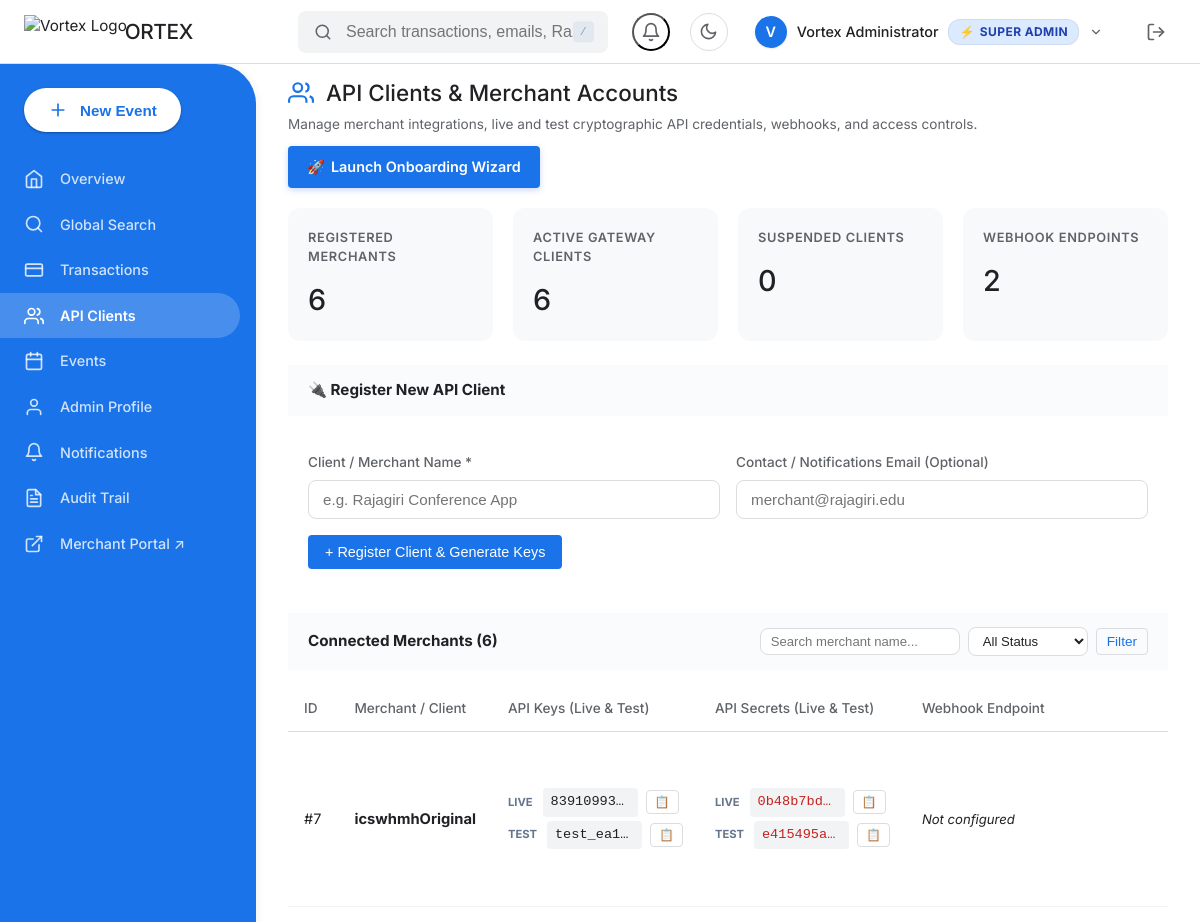
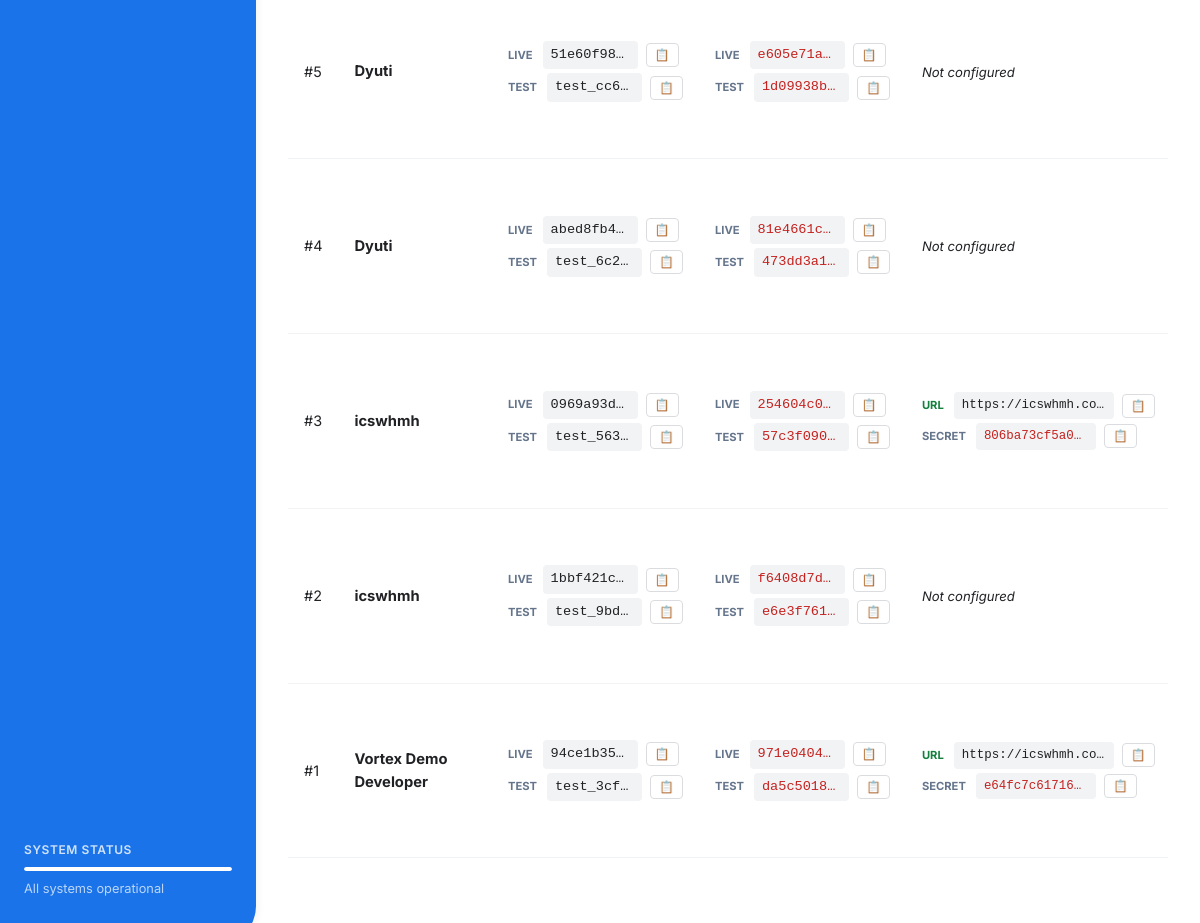
Page /vortex/admin/api_clients/index.php (signed in) on the committed database (2 pictures, top to bottom).
### tables this page shows
CREATE TABLE IF NOT EXISTS `api_clients` (
  `id` INT(11) NOT NULL AUTO_INCREMENT,
  `client_name` VARCHAR(150) NOT NULL,
  `email` VARCHAR(255) NULL,
  `phone` VARCHAR(30) NULL,
  `password_hash` VARCHAR(255) NULL,
  `api_key` VARCHAR(64) NOT NULL UNIQUE,
  `api_secret` VARCHAR(64) NOT NULL UNIQUE,
  `test_api_key` VARCHAR(64) UNIQUE NULL,
  `test_api_secret` VARCHAR(64) NULL,
  `webhook_url` VARCHAR(255) NULL,
  `webhook_secret` VARCHAR(64) NULL,
  `is_active` TINYINT(1) DEFAULT 1,
  `notify_email_payment` TINYINT(1) DEFAULT 1,
  `notify_email_refund` TINYINT(1) DEFAULT 1,
  `notify_email_dispute` TINYINT(1) DEFAULT 1,
  `notify_sms_payment` TINYINT(1) DEFAULT 0,
  `notify_sms_refund` TINYINT(1) DEFAULT 1,
  `notify_sms_dispute` TINYINT(1) DEFAULT 1,
  `created_at` TIMESTAMP DEFAULT CURRENT_TIMESTAMP,
  PRIMARY KEY (`id`)
);

### vortex/admin/api_clients/index.php (the view, shortened to what the rows shown need)
<?php
require_once __DIR__ . '/../../classes/Database.php';
require_once __DIR__ . '/../../classes/ApiClient.php';
require_once __DIR__ . '/../../classes/RBAC.php';
require_once __DIR__ . '/../../classes/Logger.php';
$apiClientModel = new ApiClient();
$allClients = $apiClientModel->getAllClients(200) ?: [];
$searchQ = trim($_GET['q'] ?? '');
$statusFilter = trim($_GET['status'] ?? 'ALL');
$filteredClients = array_filter($allClients, function($c) use ($searchQ, $statusFilter) {
    if ($statusFilter === 'ACTIVE' && (int)$c['is_active'] !== 1) return false;
    if ($statusFilter === 'DISABLED' && (int)$c['is_active'] === 1) return false;
    if ($searchQ !== '') {
        $haystack = strtolower(($c['client_name'] ?? '') . ' ' . ($c['api_key'] ?? '') . ' ' . ($c['email'] ?? ''));
        if (!str_contains($haystack, strtolower($searchQ))) return false;
    }
    return true;
});
require_once __DIR__ . '/../includes/header.php';
?>
<div class="section-card">
    <div class="section-body" style="padding: 0;">
        <div class="table-responsive">
            <table class="admin-table">
                <thead>
                    <tr>
                        <th>ID</th>
                        <th>Merchant / Client</th>
                        <th>API Keys (Live &amp; Test)</th>
                        <th>API Secrets (Live &amp; Test)</th>
                        <th>Webhook Endpoint</th>
                    </tr>
                </thead>
                <tbody>
                    <?php if (empty($filteredClients)): ?>
                        <tr><td colspan="7" style="text-align: center; padding: 28px; color: var(--text-gray);">No clients matching criteria found.</td></tr>
                    <?php else: ?>
                        <?php foreach ($filteredClients as $client): ?>
                            <tr>
                                <td>#<?= (int)$client['id'] ?></td>
                                <td>
                                    <div style="font-weight: 700; color: var(--text-dark); font-size: 0.92rem;">
                                        <?= htmlspecialchars($client['client_name']) ?>
                                    </div>
                                </td>
                                <td>
                                    <div class="copy-wrapper" title="<?= htmlspecialchars($client['api_key']) ?>">
                                        <span style="font-size: 0.7rem; color: #64748b; font-weight: 700; margin-right: 2px;">LIVE</span>
                                        <span class="font-mono" style="max-width: 95px; overflow: hidden; text-overflow: ellipsis; white-space: nowrap; display: inline-block; vertical-align: middle;">
                                            <?= htmlspecialchars($client['api_key']) ?>
                                        </span>
                                        <button type="button" class="btn-copy btn-copy-sm" onclick="copyToClipboard('<?= htmlspecialchars($client['api_key'], ENT_QUOTES) ?>', this)" title="Copy Live Key">📋</button>
                                    </div>
                                    <div class="copy-wrapper" style="margin-top: 4px;" title="<?= htmlspecialchars($client['test_api_key'] ?? '') ?>">
                                        <span style="font-size: 0.7rem; color: #64748b; font-weight: 700; margin-right: 2px;">TEST</span>
                                        <span class="font-mono" style="max-width: 95px; overflow: hidden; text-overflow: ellipsis; white-space: nowrap; display: inline-block; vertical-align: middle;">
                                            <?= htmlspecialchars($client['test_api_key'] ?? 'N/A') ?>
                                        </span>
                                        <button type="button" class="btn-copy btn-copy-sm" onclick="copyToClipboard('<?= htmlspecialchars($client['test_api_key'] ?? '', ENT_QUOTES) ?>', this)" title="Copy Test Key">📋</button>
                                    </div>
                                </td>
                                <td>
                                    <?php if (RBAC::can('clients.view_secret')): ?>
                                        <div class="copy-wrapper" title="<?= htmlspecialchars($client['api_secret'] ?? '') ?>">
                                            <span style="font-size: 0.7rem; color: #64748b; font-weight: 700; margin-right: 2px;">LIVE</span>
                                            <span class="font-mono" style="max-width: 95px; overflow: hidden; text-overflow: ellipsis; white-space: nowrap; display: inline-block; vertical-align: middle; color: var(--danger-text);">
                                                <?= htmlspecialchars($client['api_secret'] ?? 'N/A') ?>
                                            </span>
                                            <button type="button" class="btn-copy btn-copy-sm" onclick="copyToClipboard('<?= htmlspecialchars($client['api_secret'] ?? '', ENT_QUOTES) ?>', this)" title="Copy Live Secret">📋</button>
                                        </div>
                                        <div class="copy-wrapper" style="margin-top: 4px;" title="<?= htmlspecialchars($client['test_api_secret'] ?? '') ?>">
                                            <span style="font-size: 0.7rem; color: #64748b; font-weight: 700; margin-right: 2px;">TEST</span>
                                            <span class="font-mono" style="max-width: 95px; overflow: hidden; text-overflow: ellipsis; white-space: nowrap; display: inline-block; vertical-align: middle; color: var(--danger-text);">
                                                <?= htmlspecialchars($client['test_api_secret'] ?? 'N/A') ?>
                                            </span>
                                            <button type="button" class="btn-copy btn-copy-sm" onclick="copyToClipboard('<?= htmlspecialchars($client['test_api_secret'] ?? '', ENT_QUOTES) ?>', this)" title="Copy Test Secret">📋</button>
                                        </div>
                                    <?php else: ?>
                                        <span class="font-mono" style="color: var(--text-muted); font-size: 0.85rem; letter-spacing: 2px;">••••••••••••</span>
                                    <?php endif; ?>
                                </td>
                                <td>
                                    <?php if (!empty($client['webhook_url'])): ?>
                                        <div class="copy-wrapper" title="<?= htmlspecialchars($client['webhook_url']) ?>">
                                            <span style="font-size: 0.7rem; color: #15803d; font-weight: 700; margin-right: 2px;">URL</span>
                                            <span class="font-mono" style="font-size: 0.78rem; max-width: 160px; overflow: hidden; text-overflow: ellipsis; white-space: nowrap; display: inline-block; vertical-align: middle;">
                                                <?= htmlspecialchars($client['webhook_url']) ?>
                                            </span>
                                            <button type="button" class="btn-copy btn-copy-sm" onclick="copyToClipboard('<?= htmlspecialchars($client['webhook_url'], ENT_QUOTES) ?>', this)" title="Copy Webhook URL">📋</button>
                                        </div>
                                        <?php if (!empty($client['webhook_secret'])): ?>
                                            <div class="copy-wrapper" style="margin-top: 4px;" title="<?= htmlspecialchars($client['webhook_secret']) ?>">
                                                <span style="font-size: 0.7rem; color: #64748b; font-weight: 700; margin-right: 2px;">SECRET</span>
                                                <span class="font-mono" style="font-size: 0.78rem; max-width: 120px; overflow: hidden; text-overflow: ellipsis; white-space: nowrap; display: inline-block; vertical-align: middle; color: var(--danger-text);">
                                                    <?php if (RBAC::can('clients.view_secret')): ?>
                                                        <?= htmlspecialchars($client['webhook_secret']) ?>
                                                    <?php else: ?>
                                                        ••••••••••••
                                                    <?php endif; ?>
                                                </span>
                                                <?php if (RBAC::can('clients.view_secret')): ?>
                                                <button type="button" class="btn-copy btn-copy-sm" onclick="copyToClipboard('<?= htmlspecialchars($client['webhook_secret'], ENT_QUOTES) ?>', this)" title="Copy Webhook Secret">📋</button>
                                                <?php endif; ?>
                                            </div>
                                        <?php endif; ?>
                                    <?php else: ?>
                                        <span style="color: var(--text-muted); font-size: 0.82rem; font-style: italic;">Not configured</span>
                                    <?php endif; ?>
                                </td>
                            </tr>
                        <?php endforeach; ?>
                    <?php endif; ?>
                </tbody>
            </table>
        </div>
    </div>
</div>
<?php require_once __DIR__ . '/../includes/footer.php'; ?>

### rows in the picture
api_clients: id "7", client_name "icswhmhOriginal", api_key "83910993…", test_api_key "test_ea1…", api_secret "0b48b7bd…", test_api_secret "e415495a…", shows "Not configured"
api_clients: id "5", client_name "Dyuti", api_key "51e60f98…", test_api_key "test_cc6…", api_secret "e605e71a…", test_api_secret "1d09938b…", shows "Not configured"
api_clients: id "4", client_name "Dyuti", api_key "abed8fb4…", test_api_key "test_6c2…", api_secret "81e4661c…", test_api_secret "473dd3a1…", shows "Not configured"
api_clients: id "3", client_name "icswhmh", api_key "0969a93d…", test_api_key "test_563…", api_secret "254604c0…", test_api_secret "57c3f090…", webhook_url "https://icswhmh.co…", webhook_secret "806ba73cf5a0…"
api_clients: id "2", client_name "icswhmh", api_key "1bbf421c…", test_api_key "test_9bd…", api_secret "f6408d7d…", test_api_secret "e6e3f761…", shows "Not configured"
api_clients: id "1", client_name "Vortex Demo Developer", api_key "94ce1b35…", test_api_key "test_3cf…", api_secret "971e0404…", test_api_secret "da5c5018…", webhook_url "https://icswhmh.co…", webhook_secret "e64fc7c61716…"

### other values in the picture
$_SESSION['vortex_admin_fullname'] "Vortex Administrator"
$icon "⚡"
$meta['short_label'] "SUPER ADMIN"
$totalClientsCount "6"
$activeClientsCount "6"
$disabledClientsCount "0"
$webhookConfiguredCount "2"
count($filteredClients) "6"
